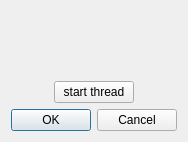
<?xml version="1.0" encoding="UTF-8"?>
<ui version="4.0">
 <class>CDialogBase</class>
 <widget class="QDialog" name="CDialogBase">
  <property name="geometry">
   <rect>
    <x>0</x>
    <y>0</y>
    <width>176</width>
    <height>142</height>
   </rect>
  </property>
  <property name="windowTitle">
   <string>Dialog</string>
  </property>
  <layout class="QGridLayout" name="gridLayout_2">
   <item row="1" column="0">
    <layout class="QHBoxLayout" name="horizontalLayout">
     <item>
      <spacer name="horizontalSpacer">
       <property name="orientation">
        <enum>Qt::Horizontal</enum>
       </property>
       <property name="sizeHint" stdset="0">
        <size>
         <width>40</width>
         <height>20</height>
        </size>
       </property>
      </spacer>
     </item>
     <item>
      <widget class="QPushButton" name="btnStartThread">
       <property name="text">
        <string>start thread</string>
       </property>
      </widget>
     </item>
     <item>
      <spacer name="horizontalSpacer_2">
       <property name="orientation">
        <enum>Qt::Horizontal</enum>
       </property>
       <property name="sizeHint" stdset="0">
        <size>
         <width>40</width>
         <height>20</height>
        </size>
       </property>
      </spacer>
     </item>
    </layout>
   </item>
   <item row="2" column="0">
    <layout class="QHBoxLayout" name="horizontalLayout_2">
     <item>
      <widget class="QDialogButtonBox" name="buttonBox">
       <property name="orientation">
        <enum>Qt::Horizontal</enum>
       </property>
       <property name="standardButtons">
        <set>QDialogButtonBox::Cancel|QDialogButtonBox::Ok</set>
       </property>
      </widget>
     </item>
    </layout>
   </item>
   <item row="0" column="0">
    <widget class="QLabel" name="textLabel">
     <property name="text">
      <string/>
     </property>
    </widget>
   </item>
  </layout>
 </widget>
 <resources/>
 <connections>
  <connection>
   <sender>buttonBox</sender>
   <signal>accepted()</signal>
   <receiver>CDialogBase</receiver>
   <slot>accept()</slot>
   <hints>
    <hint type="sourcelabel">
     <x>248</x>
     <y>254</y>
    </hint>
    <hint type="destinationlabel">
     <x>157</x>
     <y>274</y>
    </hint>
   </hints>
  </connection>
  <connection>
   <sender>buttonBox</sender>
   <signal>rejected()</signal>
   <receiver>CDialogBase</receiver>
   <slot>reject()</slot>
   <hints>
    <hint type="sourcelabel">
     <x>316</x>
     <y>260</y>
    </hint>
    <hint type="destinationlabel">
     <x>286</x>
     <y>274</y>
    </hint>
   </hints>
  </connection>
 </connections>
</ui>
